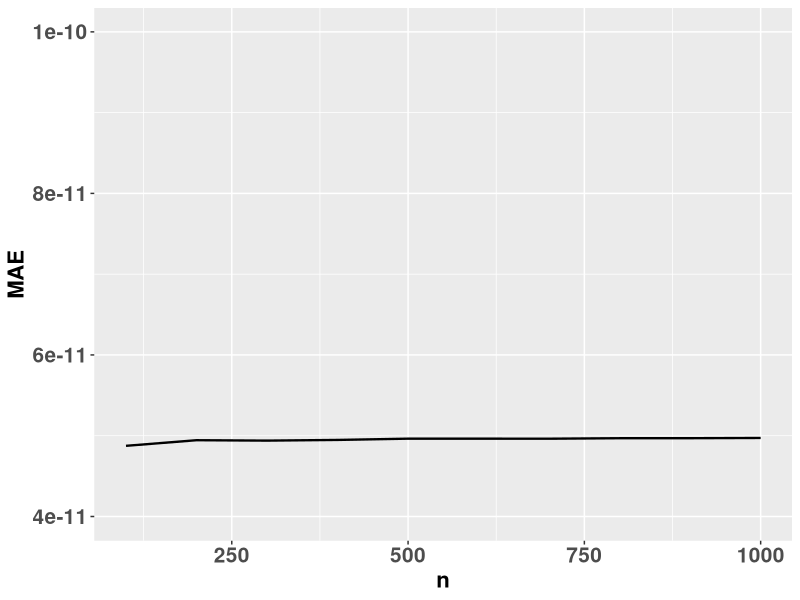
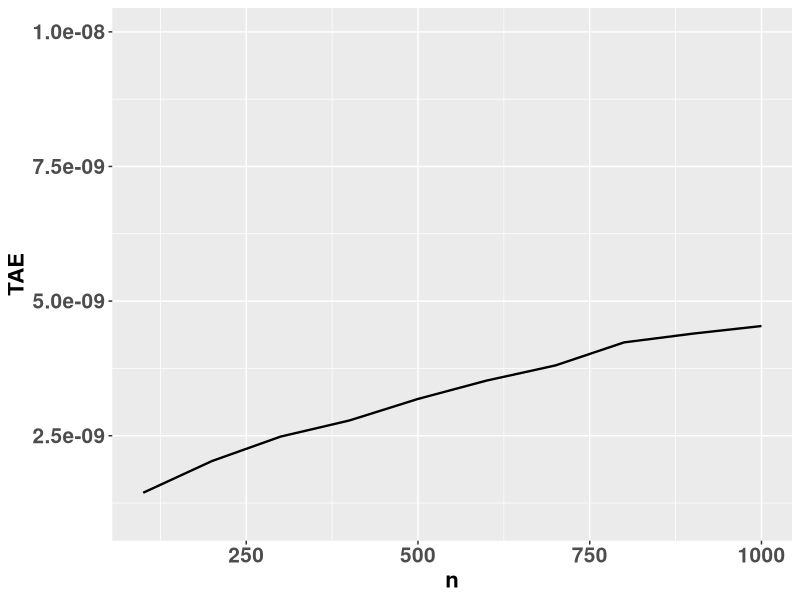
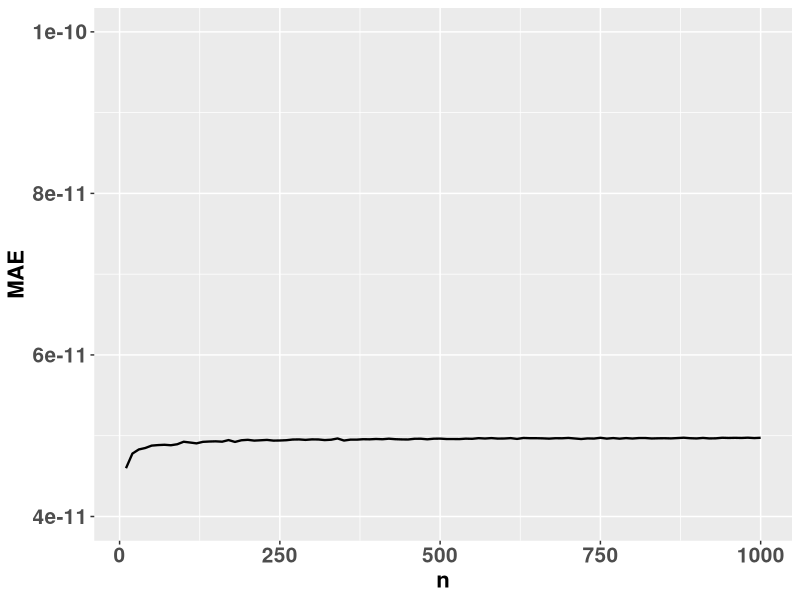
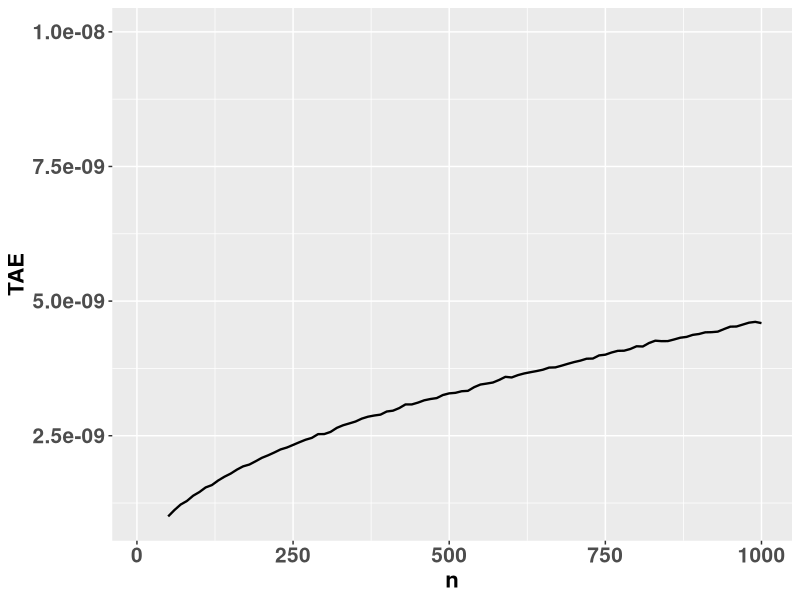
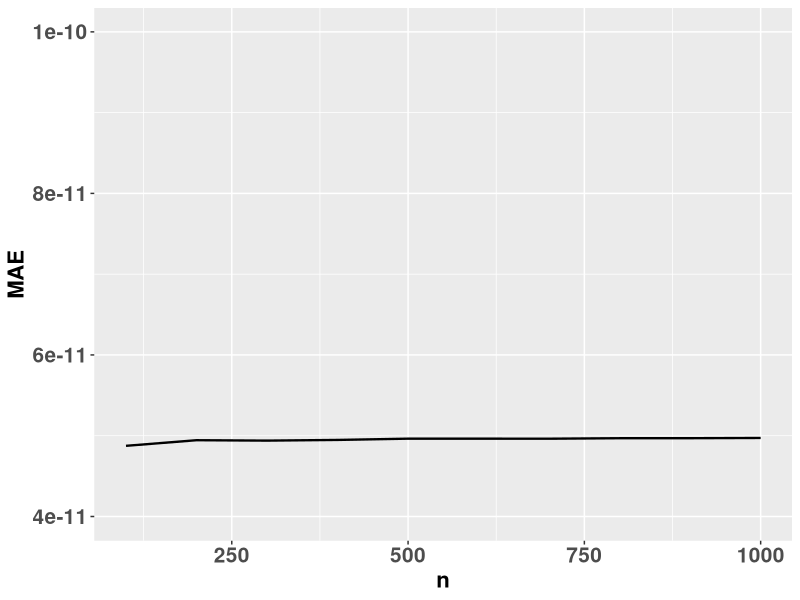
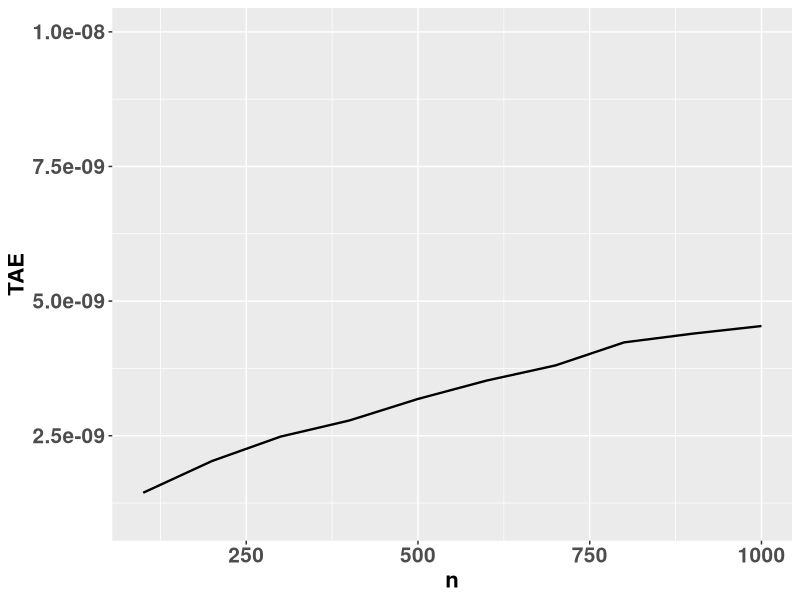
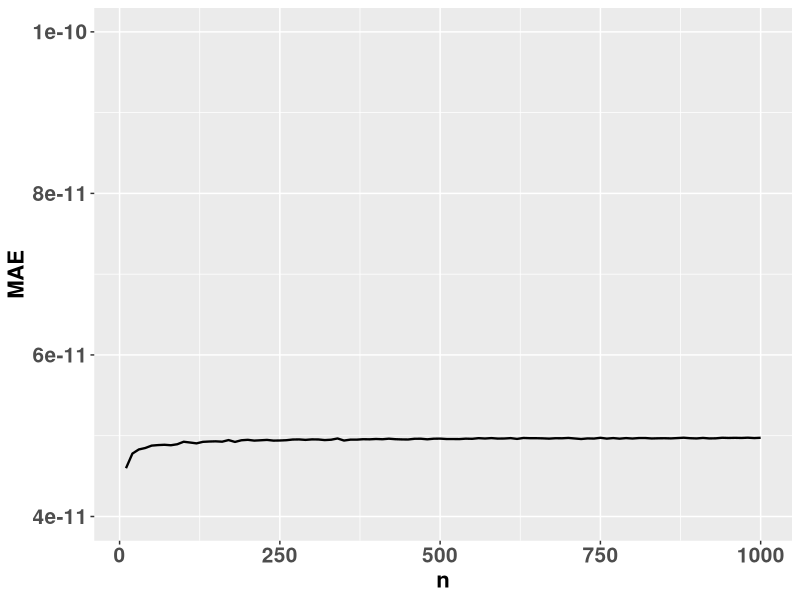
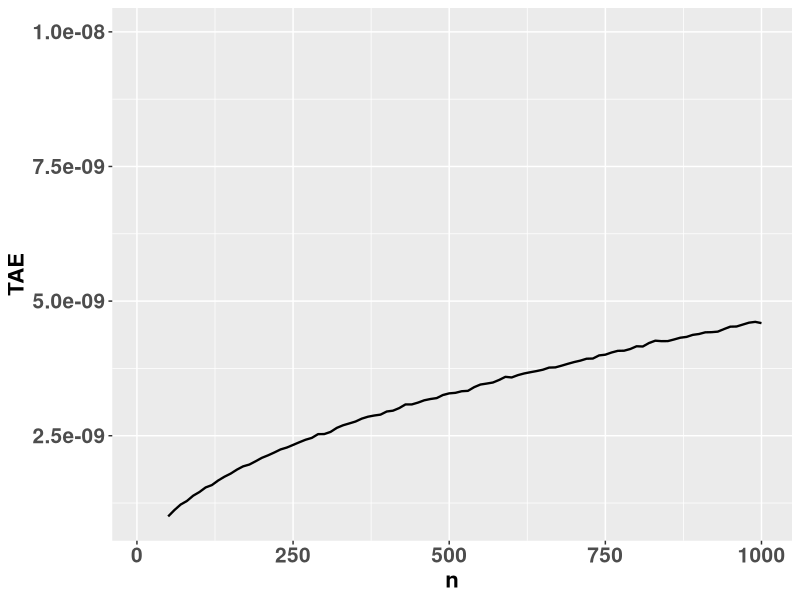

The R script that drew these images, in order:
##################################################
# Plotting Accuracy Result for The DFT-CF Method #
##################################################

library(ggplot2)
library(scales)
library(dplyr)
library(gridExtra)
library(gtable)
library(ggpubr)


# load data
dat.bino <- read.table("Sec4.1/data/binomial.txt")
dat.poi <- read.table("Sec4.1/data/poibiom.txt")



# binomial
dat.bino <- dat.bino[10*c(1:10),]

p1 <- dat.bino %>% ggplot() + 
  geom_path(aes(x=n,y=mae), size=.8) + ylab('MAE') + 
  scale_y_continuous(name='MAE',limits=c(4e-11,1e-10)) + 
  theme(axis.text.x = element_text(face="bold", 
                                   size=15),
        axis.text.y = element_text(face="bold", 
                                   size=15),
        axis.title=element_text(size=16,face="bold")) 

p1
p2 <- dat.bino %>% ggplot() + 
  geom_path(aes(x=n,y=tae), size=.8) + ylab('TAE') +
  scale_y_continuous(name='TAE',limits=c(1e-9,1e-8)) + 
  theme(axis.text.x = element_text(face="bold", 
                                   size=15),
        axis.text.y = element_text(face="bold", 
                                   size=15),
        axis.title=element_text(size=16,face="bold")) 

p2


setEPS()
postscript("bino_mae.eps")
p1
dev.off()


setEPS()
postscript("bino_tae.eps")
p2
dev.off()

# Poison binomial

p3 <- dat.poi %>% ggplot() + 
  geom_path(aes(x=n,y=mae), size=.8) + ylab('MAE') + 
  scale_y_continuous(name='MAE',limits=c(4e-11,1e-10)) + 
  theme(axis.text.x = element_text(face="bold", 
                                   size=15),
        axis.text.y = element_text(face="bold", 
                                   size=15),
        axis.title=element_text(size=16,face="bold")) 

p3
p4 <- dat.poi %>% ggplot() + 
  geom_path(aes(x=n,y=tae), size=.8) + ylab('TAE') +
  scale_y_continuous(name='TAE',limits=c(1e-9,1e-8)) + 
  theme(axis.text.x = element_text(face="bold", 
                                   size=15),
        axis.text.y = element_text(face="bold", 
                                   size=15),
        axis.title=element_text(size=16,face="bold")) 

p4


setEPS()
postscript("poi_mae.eps")
p3
dev.off()


setEPS()
postscript("poi_tae.eps")
p4
dev.off()


